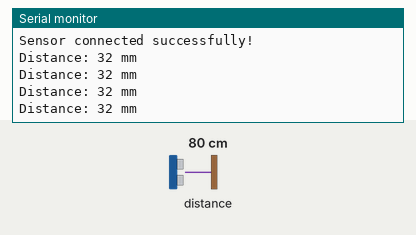
A sketch run on a simulated ESP32. Shown: the last lines printed to the serial monitor. Inputs (shaded band) come from the test bench; at power-on: distance to the obstacle 80 cm.

Above: at 2.2 s.
2.3 s: distance to the obstacle set to 2 cm
At 2.59 s:
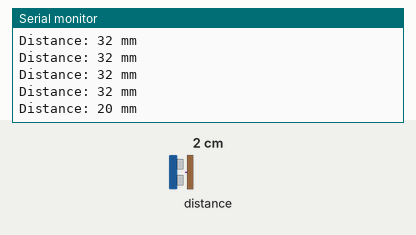
3.8 s: distance to the obstacle set to 4 cm
At 3.92 s:
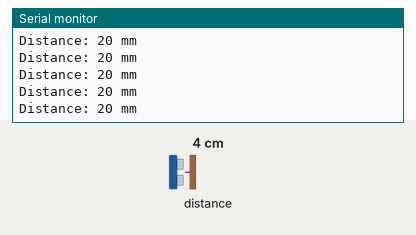
Timing chart, 0 to 6.8 s (numbered marks = the images above; inputs shaded):
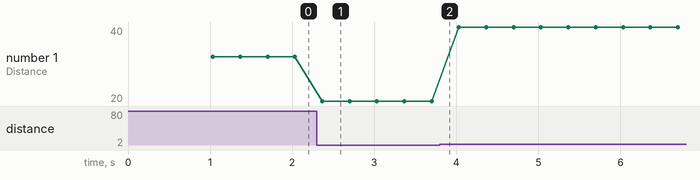

Measured:
- after the input at 2.3 s, the serial monitor: prints a new line after 0.07 s (image 1)
- plotted number 1: 32 → 20 after the input at 2.3 s, 20 → 40 after the input at 3.8 s

The sketch:

tof-single-test.ino
```cpp
/*
 * BirTics WRO 2026
 * Single VL6180X Time-of-Flight Sensor Test
 *
 * ESP32 I2C pins:
 * SDA = GPIO 21
 * SCL = GPIO 22
 */

#include <Wire.h>
#include <Adafruit_VL6180X.h>

Adafruit_VL6180X tof = Adafruit_VL6180X();

void setup() {
  Serial.begin(115200);
  delay(1000);

  Wire.begin(21, 22);

  Serial.println("Starting VL6180X test...");

  if (!tof.begin()) {
    Serial.println("Sensor not found! Check wiring.");

    while (true) {
      delay(100);
    }
  }

  Serial.println("Sensor connected successfully!");
}

void loop() {
  uint8_t distance = tof.readRange();
  uint8_t status = tof.readRangeStatus();

  if (status == VL6180X_ERROR_NONE) {
    Serial.print("Distance: ");
    Serial.print(distance);
    Serial.println(" mm");
  } else {
    Serial.print("Reading error, status: ");
    Serial.println(status);
  }

  delay(300);
}
```
